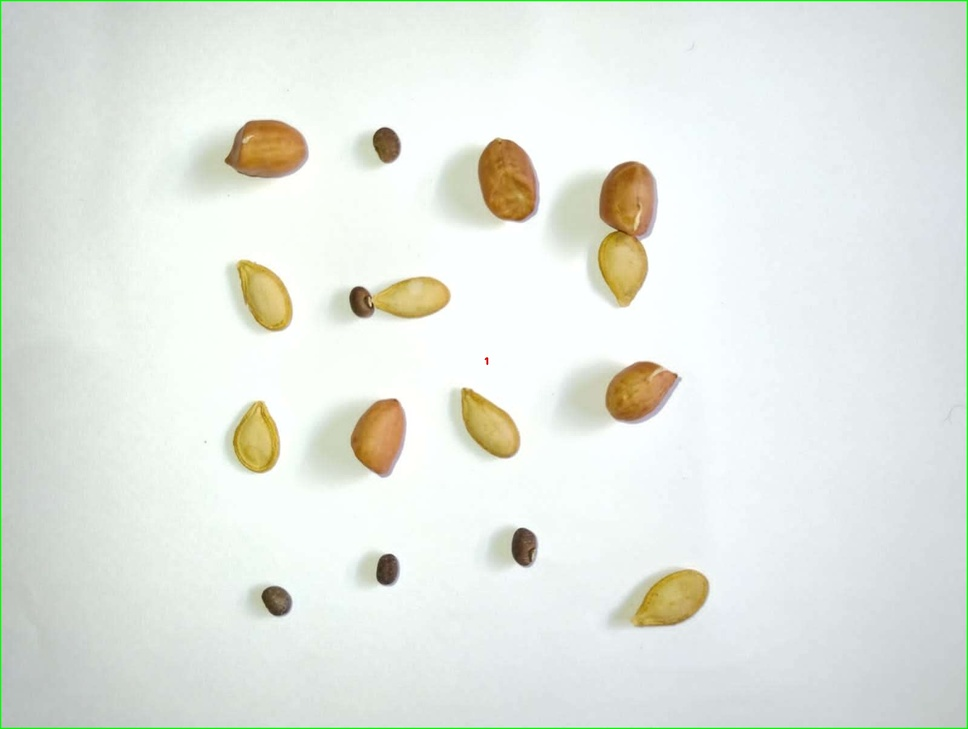
#> input picture codigos/cache/classified_image.jpg, 968 x 729 px, shrunk from 1600 x 1204 before the run
$ python -i EdgeDetection.py   (imports and definitions only)   (older library calls are emulated)
#> lines starting #> are read from the running program, lines starting #| are printed output that depends on the picture
import numpy as np
import cv2

class EdgeDetector:

    def __init__(self, file_name):
        self.file_name = file_name

    def filter_laplacian(self):
        img = cv2.imread(self.file_name)
        img = cv2.cvtColor(img, cv2.COLOR_BGR2GRAY) # Convertendo para P&B

        #
        lap = cv2.Laplacian(img, cv2.CV_64F)
        lap = np.uint8(np.absolute(lap))
        resultado = np.vstack([img, lap])
        cv2.imshow("Filtro Laplaciano", resultado)
        cv2.waitKey(0)


    def sobel_detector(self):
        img = cv2.imread(self.file_name)
#> img is the input picture: shape (729, 968, 3); mean B, G, R 225.1, 232, 227.2
        img = cv2.cvtColor(img, cv2.COLOR_BGR2GRAY) # Convertendo para P&B
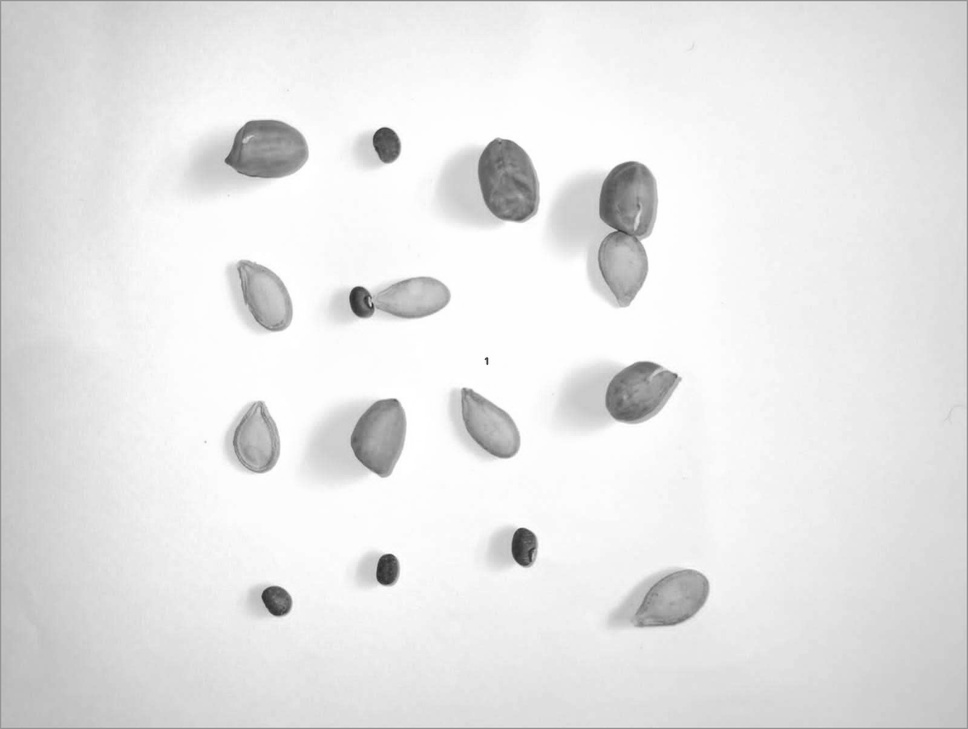
#> img: shape (729, 968); min 42, max 255, mean 229.8

        #
        sobelX = cv2.Sobel(img, cv2.CV_64F, 1, 0)
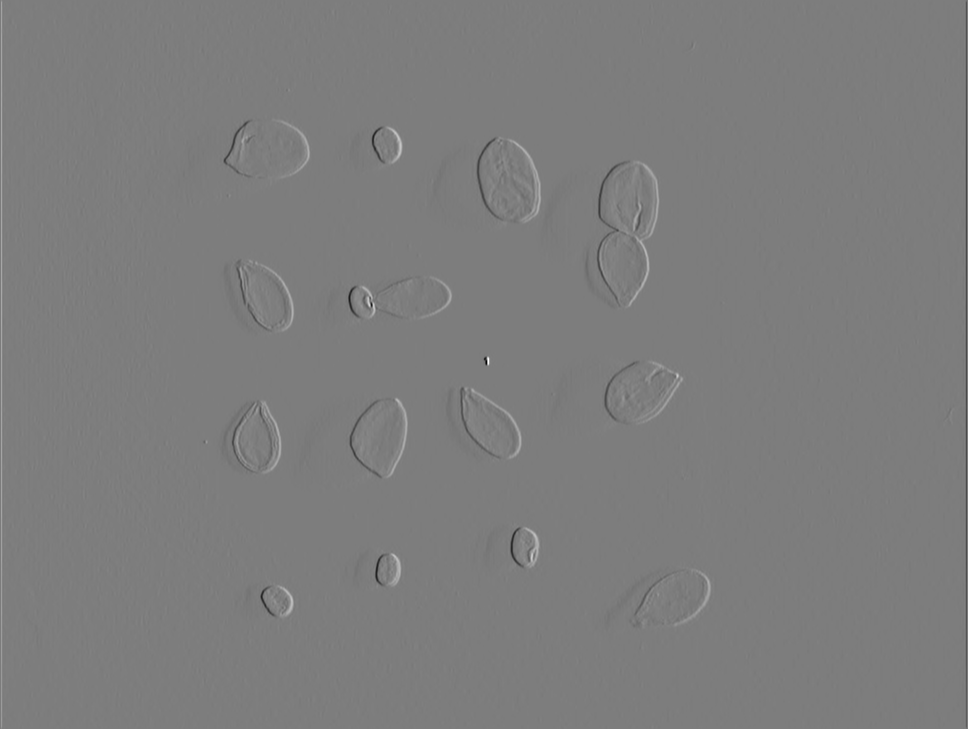
#> sobelX: shape (729, 968) float64; min -735, max 759, mean 0; drawn with min black and max white
        sobelY = cv2.Sobel(img, cv2.CV_64F, 0, 1)
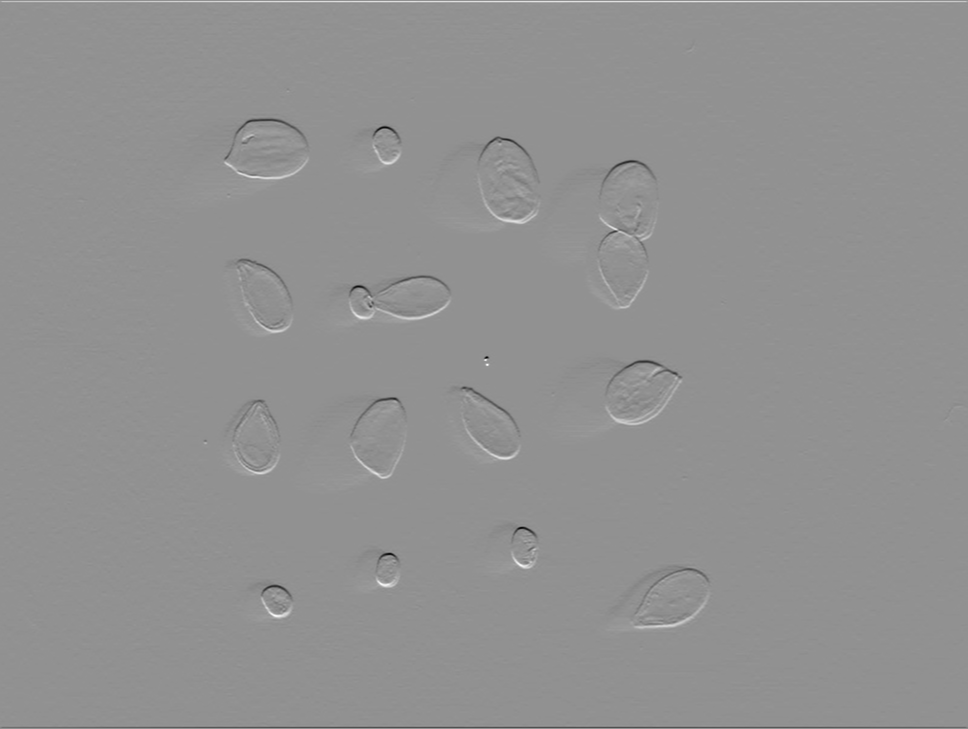
#> sobelY: shape (729, 968) float64; min -697, max 523, mean 0; drawn with min black and max white
        sobelX = np.uint8(np.absolute(sobelX))
        sobelY = np.uint8(np.absolute(sobelY))
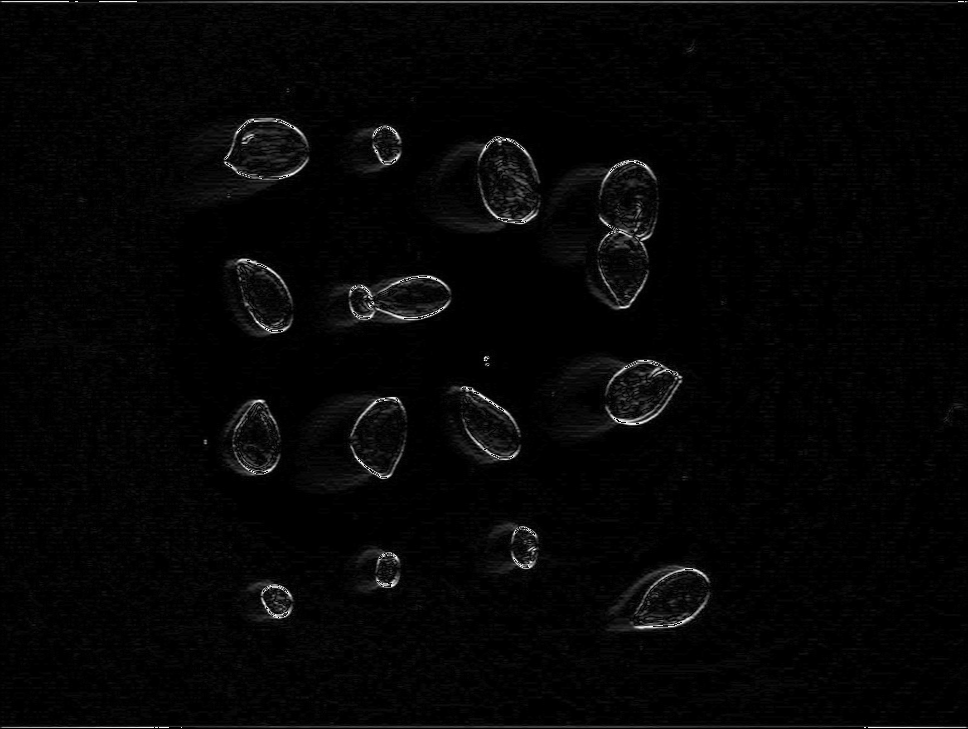
#> sobelY: shape (729, 968); min 0, max 255, mean 5.4
        sobel = cv2.bitwise_or(sobelX, sobelY)
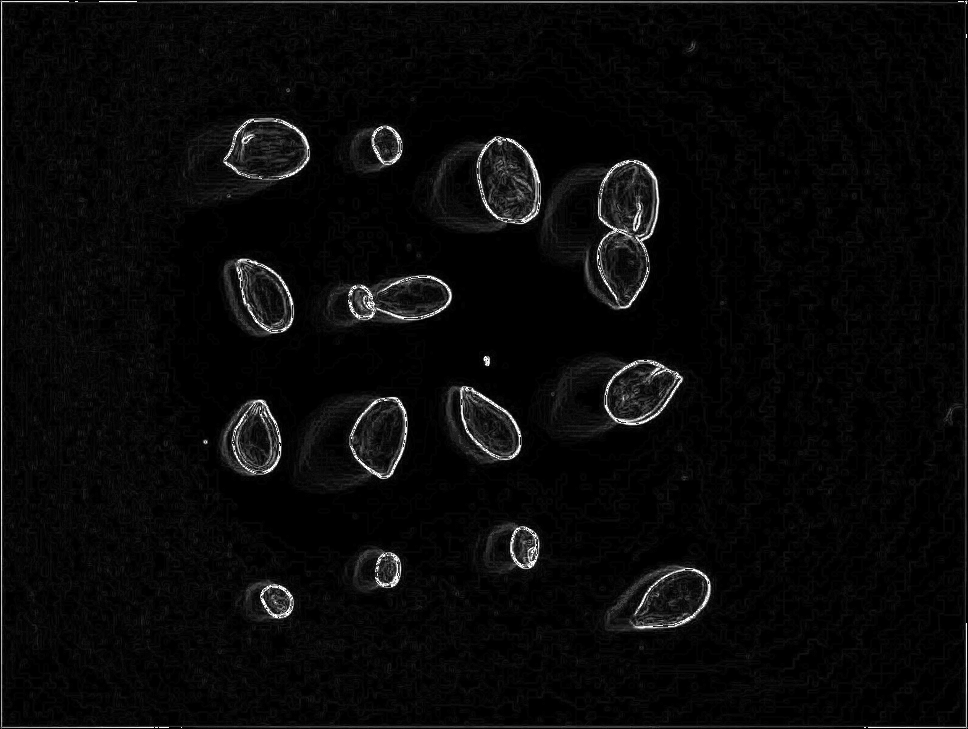
#> sobel: shape (729, 968); min 0, max 255, mean 9.2
        resultado = np.vstack([
            np.hstack([img, sobelX]),
            np.hstack([sobelY, sobel])
            ])
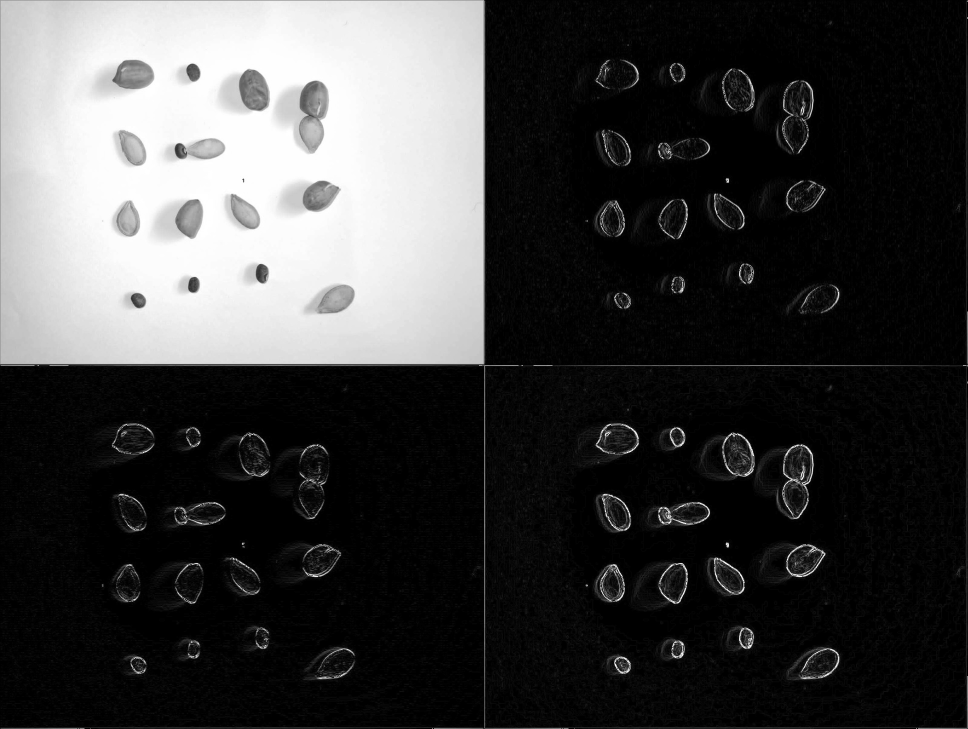
#> resultado: shape (1458, 1936) (shown at 1/2 size); min 0, max 255, mean 62.5
        cv2.imshow("Sobel", resultado)
        cv2.waitKey(0)

    def canny_detector(self):
        img = cv2.imread(self.file_name)
        img_gray = cv2.cvtColor(img, cv2.COLOR_BGR2GRAY) # Convertendo para P&B

        #
        suave = cv2.GaussianBlur(img, (7, 7), 0)
        canny1 = cv2.Canny(suave, 20, 120)
        canny2 = cv2.Canny(suave, 70, 200)
        resultado = np.vstack([
            np.hstack([img, suave ]),
            np.hstack([canny1, canny2])
            ])
        cv2.imshow("Detector de Bordas Canny", resultado)
        cv2.waitKey(0)

>>> result = EdgeDetector('cache/classified_image.jpg').sobel_detector()

$ run again, on codigos/cache/image_not_shadow.jpg
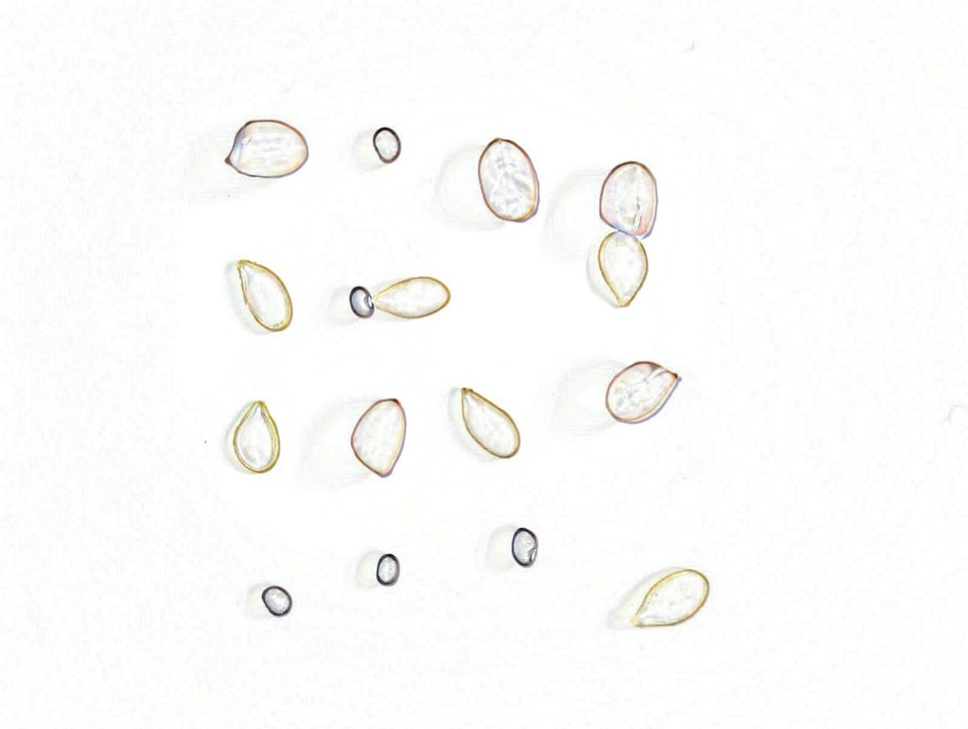
#> input picture codigos/cache/image_not_shadow.jpg, 968 x 729 px, shrunk from 1600 x 1204 before the run
#> in sobel_detector, img is the input picture: shape (729, 968, 3); mean B, G, R 250.4, 251.4, 251.6
#> img: shape (729, 968)
#> in sobel_detector, `sobelX = cv2.Sobel(img, cv2.CV_64F, 1, 0)`:
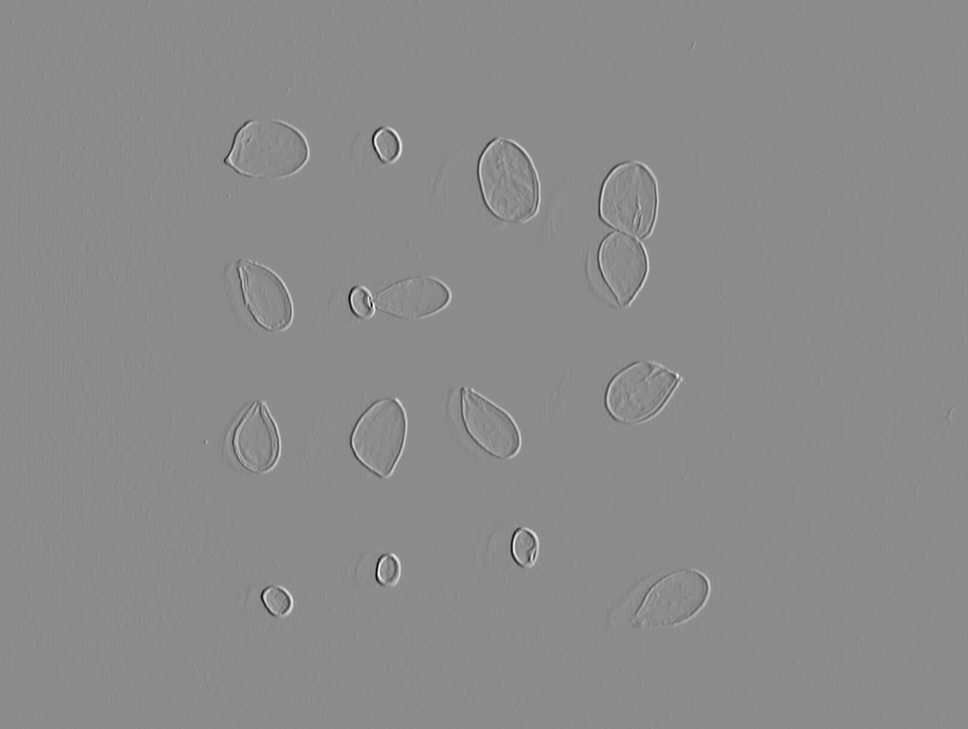
#> sobelX: shape (729, 968) float64; min -770, max 634, mean 0; drawn with min black and max white
#> in sobel_detector, `resultado = np.vstack([ np.hstack([img, sobelX]), np.hstack([sobelY, s..`:
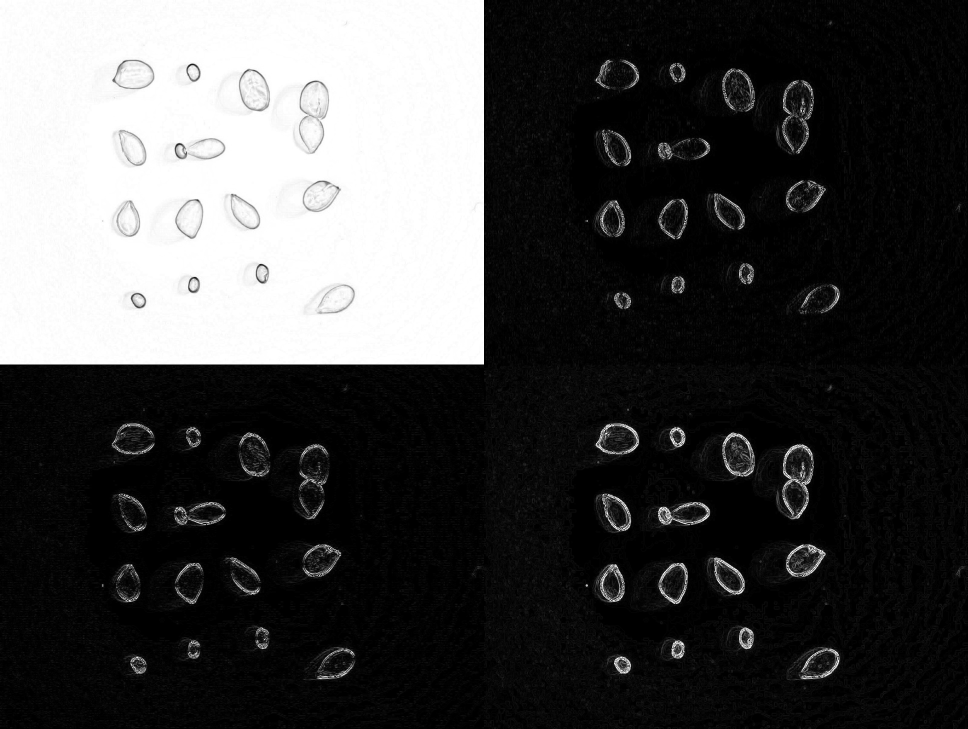
#> resultado: shape (1458, 1936) (shown at 1/2 size); min 0, max 255, mean 68.6
